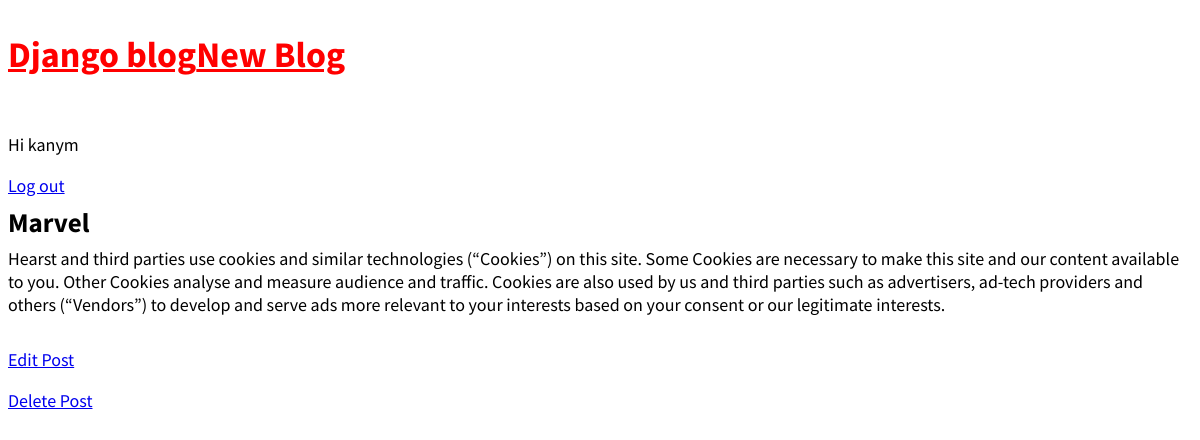
The app's page /post/1 (signed in) with its own data.
### blog/models.py (models this page shows, shortened)
class Post (models.Model):
    title = models.CharField(max_length=200)
    author = models.ForeignKey("auth.User", on_delete =models.CASCADE,)
    body = models.TextField()

### blog/views.py (the view)
# urls.py: path("post/<int:pk>", BlogDetailView.as_view(), name="post_detail"),
class BlogDetailView(DetailView):
    model = Post
    template_name = "post_detail.html"

### template/post_detail.html
{% extends 'base.html' %}
{% block content %}
<div class="post-entry">
<h2>{{ object.title }}</h2>
<p>{{ object.body }}</p> </div>
<p><a href="{% url 'post_edit' object.pk %}"> Edit Post</a></p>
<p><a href="{% url 'post_delete' object.pk %}"> Delete Post</a></p>
{% endblock content %}

### template/base.html (shortened to what this page needs)
{% load static %}
<html> <head>
    <link rel="stylesheet" href="{% static 'css/base.css' %}">
    <title>Django blog</title> </head>
    <body> <header>
    <div class="nav-left">
    <h1><a href="{% url 'home' %}">Django blog</a></h1>
    </div>
    <div class="nav-rigth">
        <h1><a href="{% url 'post_new' %}"> New Blog</a></h1>
    </div>
    </header>
 {% if user.is_authenticated %}
 <p>Hi {{user.username}}</p>
 <a href="{% url 'logout'%}"> Log out</a>
{%else%}
<p>You are not logged in</p>
 <a href="{% url 'login' %}">Log in</a>
{%endif%}
    <div>
    {% block content %}
    {% endblock content %}
    </div> </body>
    </html>

### static/css/base.css (style rules this page uses)
body { font-family: 'Source Sans Pro', sans-serif; font-size: 18px; }
header { border-bottom: 􏰂px solid #999; margin-bottom: 2rem; display: flex; }
header h1 a { color:red; }
.post-entry { margin-bottom: 2rem; }
.post-entry h2 { margin: 0.5rem 0; }
.post-entry p { margin: 0; font-weight: 400; }

### records on screen
Post: title "Marvel", body "Hearst and third parties use cookies and similar technologies (“Cookies”) on this site. Some Cookies are necessary to make this site and our content available to you. Other Cookies analyse and measure audience and traffic. Cookies are also used by us and third parties such as advertisers, ad-tech providers and others (“Vendors”) to develop and serve ads more relevant to your interests based on your consent or our legitimate interests."

### other values on screen
{{ user.username }} "kanym"
